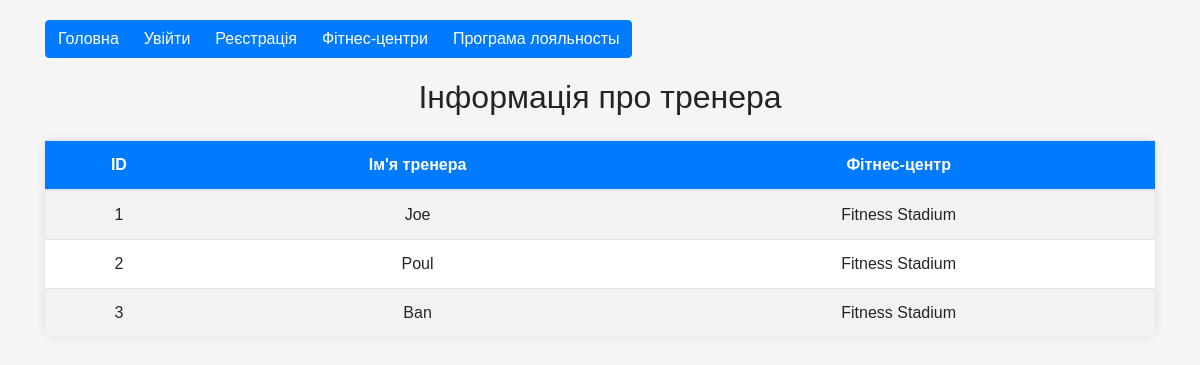
The app's page /fitness_center/1/trainer, older data.
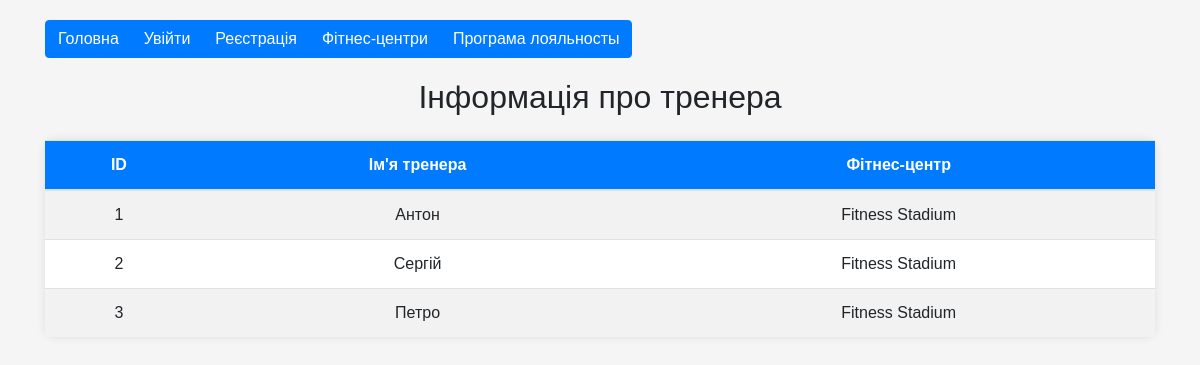
The same page, newer data.
### tables this page shows
CREATE TABLE trainer (id INTEGER NOT NULL UNIQUE, name TEXT NOT NULL, gym_id INTEGER NOT NULL REFERENCES gym (id), PRIMARY KEY (id AUTOINCREMENT));

CREATE TABLE gym (id INTEGER NOT NULL UNIQUE, adress TEXT NOT NULL, contacts TEXT NOT NULL, name TEXT NOT NULL UNIQUE, PRIMARY KEY (id AUTOINCREMENT));

### app.py (the view)
@app.route('/fitness_center/<gym_id>/trainer', methods=['GET'])
def get_trainer(gym_id):
    with SQLiteDatabase('DB.db') as db:
        res = db.select_method("trainer", {'gym_id': gym_id}, join={'gym': 'trainer.gym_id = gym.id'},
                               columns=['trainer.id AS trainer_id', 'trainer.name AS trainer_name',
                                        'gym.name AS gym_name'])
        return render_template('trainers_info.html', trainers=res)

### app.py (called while the page is built)
def dict_factory(cursor, row):
    d = {}
    for idx, col in enumerate(cursor.description):
        d[col[0]] = row[idx]
    return d

    def __enter__(self):
        self.connection = sqlite3.connect(self.db_path)
        self.connection.row_factory = dict_factory
        return self

    def __exit__(self, exc_type, exc_val, exc_tb):
        if self.connection:
            self.connection.close()

### templates/trainers_info.html (shortened to what this page needs)
<!DOCTYPE html>
<!DOCTYPE html>
<html lang="uk">
<head>
    <link href="https://stackpath.bootstrapcdn.com/bootstrap/4.5.2/css/bootstrap.min.css" rel="stylesheet">
</head>
<body>
<div class="container">
    <div class="btn-group" role="group" aria-label="Basic example">
        <a href="/" class="btn btn-primary">Головна</a>
        <a href="/login" class="btn btn-primary">Увійти</a>
        <a href="/register" class="btn btn-primary">Реєстрація</a>
        <a href="/fitness_center" class="btn btn-primary">Фітнес-центри</a>
        <a href="/" class="btn btn-primary">Програма лояльносты</a>
    </div>
    <h2 class="text-center mb-4">Інформація про тренера</h2>
    <table class="table table-striped">
        <thead>
        <tr>
            <th>ID</th>
            <th>Ім'я тренера</th>
            <th>Фітнес-центр</th>
        </tr>
        </thead>
        <tbody>
        {% for trainer in trainers %}
        <tr>
            <td>{{ trainer.trainer_id }}</td>
            <td>{{ trainer.trainer_name }}</td>
            <td>{{ trainer.gym_name }}</td>
        </tr>
        {% endfor %}
        </tbody>
    </table>
</div>
</body>
</html>

### templates/trainers_info.html (style rules this page uses)
body { background-color: #f5f5f5; font-family: Arial, sans-serif; }
.container { margin-top: 20px; }
.btn-group { margin-bottom: 20px; }
.table { background-color: #fff; border-radius: 10px; box-shadow: 0px 0px 10px 0px rgba(0,0,0,0.1); }
.table th, .table td { vertical-align: middle; text-align: center; }
.table th { background-color: #007bff; color: #fff; }
.table-striped tbody tr:nth-of-type(odd) { background-color: #f2f2f2; }

Row changes from the older to the newer data that the page shows:
changed trainer id 1: trainer_name "Joe" → "Антон"
changed trainer id 2: trainer_name "Poul" → "Сергій"
changed trainer id 3: trainer_name "Ban" → "Петро"
